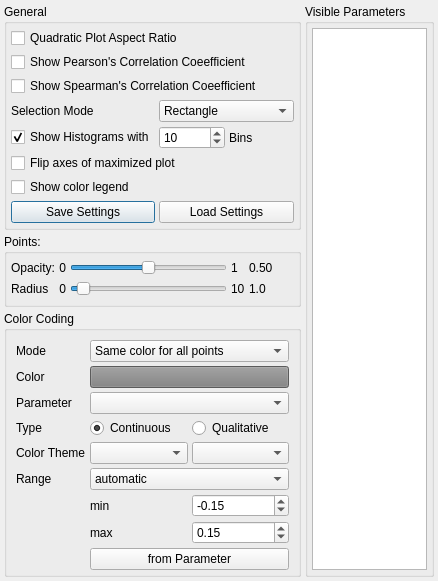
<?xml version="1.0" encoding="UTF-8"?>
<ui version="4.0">
 <class>SPMSettings</class>
 <widget class="QDialog" name="SPMSettings">
  <property name="geometry">
   <rect>
    <x>0</x>
    <y>0</y>
    <width>417</width>
    <height>581</height>
   </rect>
  </property>
  <property name="windowTitle">
   <string>SPM Settings</string>
  </property>
  <layout class="QHBoxLayout" name="horizontalLayout">
   <property name="spacing">
    <number>4</number>
   </property>
   <property name="leftMargin">
    <number>4</number>
   </property>
   <property name="topMargin">
    <number>4</number>
   </property>
   <property name="rightMargin">
    <number>4</number>
   </property>
   <property name="bottomMargin">
    <number>4</number>
   </property>
   <item>
    <layout class="QVBoxLayout" name="verticalLayout">
     <property name="leftMargin">
      <number>0</number>
     </property>
     <property name="topMargin">
      <number>0</number>
     </property>
     <property name="bottomMargin">
      <number>0</number>
     </property>
     <item>
      <widget class="QGroupBox" name="groupBox">
       <property name="title">
        <string>General</string>
       </property>
       <layout class="QGridLayout" name="layout_General">
        <property name="leftMargin">
         <number>4</number>
        </property>
        <property name="topMargin">
         <number>4</number>
        </property>
        <property name="rightMargin">
         <number>4</number>
        </property>
        <property name="bottomMargin">
         <number>4</number>
        </property>
        <property name="spacing">
         <number>4</number>
        </property>
        <item row="5" column="2">
         <widget class="QLabel" name="label">
          <property name="text">
           <string>Bins</string>
          </property>
         </widget>
        </item>
        <item row="4" column="0">
         <widget class="QLabel" name="lbSelectionMode">
          <property name="text">
           <string>Selection Mode</string>
          </property>
         </widget>
        </item>
        <item row="0" column="0" colspan="3">
         <widget class="QCheckBox" name="cbQuadraticPlots">
          <property name="text">
           <string>Quadratic Plot Aspect Ratio</string>
          </property>
         </widget>
        </item>
        <item row="2" column="0" colspan="3">
         <widget class="QCheckBox" name="cbShowPCC">
          <property name="text">
           <string>Show Pearson's Correlation Coeefficient</string>
          </property>
         </widget>
        </item>
        <item row="4" column="1" colspan="2">
         <widget class="QComboBox" name="cbSelectionMode">
          <item>
           <property name="text">
            <string>Rectangle</string>
           </property>
          </item>
          <item>
           <property name="text">
            <string>Polygon</string>
           </property>
          </item>
         </widget>
        </item>
        <item row="7" column="0" colspan="3">
         <widget class="QCheckBox" name="cbShowColorLegend">
          <property name="text">
           <string>Show color legend</string>
          </property>
         </widget>
        </item>
        <item row="5" column="1">
         <widget class="QSpinBox" name="sbHistogramBins">
          <property name="minimum">
           <number>2</number>
          </property>
          <property name="maximum">
           <number>1000</number>
          </property>
          <property name="value">
           <number>10</number>
          </property>
         </widget>
        </item>
        <item row="5" column="0">
         <widget class="QCheckBox" name="cbShowHistograms">
          <property name="text">
           <string>Show Histograms with</string>
          </property>
          <property name="checked">
           <bool>true</bool>
          </property>
         </widget>
        </item>
        <item row="8" column="0">
         <widget class="QPushButton" name="pbSaveSettings">
          <property name="text">
           <string>Save Settings</string>
          </property>
         </widget>
        </item>
        <item row="6" column="0" colspan="3">
         <widget class="QCheckBox" name="cbFlipAxes">
          <property name="text">
           <string>Flip axes of maximized plot</string>
          </property>
         </widget>
        </item>
        <item row="8" column="1" colspan="2">
         <widget class="QPushButton" name="pbLoadSettings">
          <property name="text">
           <string>Load Settings</string>
          </property>
         </widget>
        </item>
        <item row="3" column="0" colspan="3">
         <widget class="QCheckBox" name="cbShowSCC">
          <property name="text">
           <string>Show Spearman's Correlation Coeefficient</string>
          </property>
         </widget>
        </item>
       </layout>
      </widget>
     </item>
     <item>
      <widget class="QGroupBox" name="gbPoints">
       <property name="title">
        <string>Points:</string>
       </property>
       <layout class="QGridLayout" name="layout_Points">
        <property name="leftMargin">
         <number>4</number>
        </property>
        <property name="topMargin">
         <number>4</number>
        </property>
        <property name="rightMargin">
         <number>4</number>
        </property>
        <property name="bottomMargin">
         <number>4</number>
        </property>
        <property name="spacing">
         <number>4</number>
        </property>
        <item row="0" column="1">
         <widget class="QLabel" name="lbPointOpacityMin">
          <property name="sizePolicy">
           <sizepolicy hsizetype="Maximum" vsizetype="Preferred">
            <horstretch>0</horstretch>
            <verstretch>0</verstretch>
           </sizepolicy>
          </property>
          <property name="text">
           <string>0</string>
          </property>
          <property name="alignment">
           <set>Qt::AlignRight|Qt::AlignTrailing|Qt::AlignVCenter</set>
          </property>
         </widget>
        </item>
        <item row="0" column="0">
         <widget class="QLabel" name="lbPointOpacity">
          <property name="font">
           <font>
            <bold>false</bold>
           </font>
          </property>
          <property name="text">
           <string>Opacity:</string>
          </property>
         </widget>
        </item>
        <item row="1" column="3">
         <widget class="QLabel" name="lbPointSizeMax">
          <property name="sizePolicy">
           <sizepolicy hsizetype="Maximum" vsizetype="Preferred">
            <horstretch>0</horstretch>
            <verstretch>0</verstretch>
           </sizepolicy>
          </property>
          <property name="text">
           <string>10</string>
          </property>
         </widget>
        </item>
        <item row="0" column="2">
         <widget class="QSlider" name="slPointOpacity">
          <property name="minimum">
           <number>1</number>
          </property>
          <property name="maximum">
           <number>255</number>
          </property>
          <property name="value">
           <number>128</number>
          </property>
          <property name="orientation">
           <enum>Qt::Horizontal</enum>
          </property>
         </widget>
        </item>
        <item row="0" column="3">
         <widget class="QLabel" name="lbPointOpacityMax">
          <property name="sizePolicy">
           <sizepolicy hsizetype="Maximum" vsizetype="Preferred">
            <horstretch>0</horstretch>
            <verstretch>0</verstretch>
           </sizepolicy>
          </property>
          <property name="text">
           <string>1</string>
          </property>
         </widget>
        </item>
        <item row="1" column="2">
         <widget class="QSlider" name="slPointSize">
          <property name="minimum">
           <number>1</number>
          </property>
          <property name="maximum">
           <number>200</number>
          </property>
          <property name="value">
           <number>10</number>
          </property>
          <property name="orientation">
           <enum>Qt::Horizontal</enum>
          </property>
         </widget>
        </item>
        <item row="1" column="0">
         <widget class="QLabel" name="lbPointSize">
          <property name="text">
           <string>Radius</string>
          </property>
         </widget>
        </item>
        <item row="1" column="1">
         <widget class="QLabel" name="lbPointSizeMin">
          <property name="sizePolicy">
           <sizepolicy hsizetype="Maximum" vsizetype="Preferred">
            <horstretch>0</horstretch>
            <verstretch>0</verstretch>
           </sizepolicy>
          </property>
          <property name="text">
           <string>0</string>
          </property>
          <property name="alignment">
           <set>Qt::AlignRight|Qt::AlignTrailing|Qt::AlignVCenter</set>
          </property>
         </widget>
        </item>
        <item row="0" column="4">
         <widget class="QLabel" name="lbPointOpacityValue">
          <property name="minimumSize">
           <size>
            <width>45</width>
            <height>0</height>
           </size>
          </property>
          <property name="text">
           <string>0.50</string>
          </property>
         </widget>
        </item>
        <item row="1" column="4">
         <widget class="QLabel" name="lbPointSizeValue">
          <property name="minimumSize">
           <size>
            <width>45</width>
            <height>0</height>
           </size>
          </property>
          <property name="text">
           <string>1.0</string>
          </property>
         </widget>
        </item>
       </layout>
      </widget>
     </item>
     <item>
      <widget class="QGroupBox" name="gbColorCoding">
       <property name="title">
        <string>Color Coding</string>
       </property>
       <layout class="QGridLayout" name="layout_ColorCoding">
        <property name="bottomMargin">
         <number>4</number>
        </property>
        <property name="spacing">
         <number>4</number>
        </property>
        <item row="0" column="0">
         <widget class="QLabel" name="lbColorScheme">
          <property name="sizePolicy">
           <sizepolicy hsizetype="Preferred" vsizetype="Preferred">
            <horstretch>0</horstretch>
            <verstretch>0</verstretch>
           </sizepolicy>
          </property>
          <property name="font">
           <font>
            <bold>false</bold>
           </font>
          </property>
          <property name="text">
           <string>Mode</string>
          </property>
         </widget>
        </item>
        <item row="3" column="1" colspan="2">
         <widget class="QComboBox" name="cbColorParameter"/>
        </item>
        <item row="9" column="1" colspan="2">
         <widget class="QPushButton" name="pbRangeFromParameter">
          <property name="text">
           <string>from Parameter</string>
          </property>
         </widget>
        </item>
        <item row="4" column="2">
         <widget class="QRadioButton" name="rbQualitative">
          <property name="text">
           <string>Qualitative</string>
          </property>
         </widget>
        </item>
        <item row="4" column="0">
         <widget class="QLabel" name="lbColorType">
          <property name="text">
           <string>Type</string>
          </property>
         </widget>
        </item>
        <item row="8" column="2">
         <widget class="QDoubleSpinBox" name="sbMax">
          <property name="minimum">
           <double>-99999.000000000000000</double>
          </property>
          <property name="maximum">
           <double>99999.000000000000000</double>
          </property>
          <property name="singleStep">
           <double>0.100000000000000</double>
          </property>
          <property name="value">
           <double>0.150000000000000</double>
          </property>
         </widget>
        </item>
        <item row="0" column="1" colspan="2">
         <widget class="QComboBox" name="cbColorMode">
          <property name="currentIndex">
           <number>0</number>
          </property>
          <item>
           <property name="text">
            <string>Same color for all points</string>
           </property>
          </item>
          <item>
           <property name="text">
            <string>Color-code by parameter value</string>
           </property>
          </item>
          <item>
           <property name="text">
            <string>Custom</string>
           </property>
          </item>
         </widget>
        </item>
        <item row="8" column="1">
         <widget class="QLabel" name="lbRangeMax">
          <property name="sizePolicy">
           <sizepolicy hsizetype="Preferred" vsizetype="Preferred">
            <horstretch>0</horstretch>
            <verstretch>0</verstretch>
           </sizepolicy>
          </property>
          <property name="text">
           <string>max</string>
          </property>
         </widget>
        </item>
        <item row="6" column="0">
         <widget class="QLabel" name="lbRange">
          <property name="sizePolicy">
           <sizepolicy hsizetype="Preferred" vsizetype="Preferred">
            <horstretch>0</horstretch>
            <verstretch>0</verstretch>
           </sizepolicy>
          </property>
          <property name="font">
           <font>
            <bold>false</bold>
           </font>
          </property>
          <property name="text">
           <string>Range</string>
          </property>
         </widget>
        </item>
        <item row="7" column="1">
         <widget class="QLabel" name="lbRangeMin">
          <property name="sizePolicy">
           <sizepolicy hsizetype="Preferred" vsizetype="Preferred">
            <horstretch>0</horstretch>
            <verstretch>0</verstretch>
           </sizepolicy>
          </property>
          <property name="text">
           <string>min</string>
          </property>
         </widget>
        </item>
        <item row="5" column="2">
         <widget class="QComboBox" name="cbColorThemeQual"/>
        </item>
        <item row="5" column="0">
         <widget class="QLabel" name="lbColorTheme">
          <property name="text">
           <string>Color Theme</string>
          </property>
         </widget>
        </item>
        <item row="2" column="1" colspan="2">
         <widget class="QPushButton" name="pbPointColor">
          <property name="autoFillBackground">
           <bool>false</bool>
          </property>
          <property name="styleSheet">
           <string notr="true">background-color: rgba(128,128,128,255)</string>
          </property>
          <property name="text">
           <string/>
          </property>
         </widget>
        </item>
        <item row="2" column="0">
         <widget class="QLabel" name="lbPointColor">
          <property name="text">
           <string>Color</string>
          </property>
         </widget>
        </item>
        <item row="6" column="1" colspan="2">
         <widget class="QComboBox" name="cbColorRangeMode">
          <item>
           <property name="text">
            <string>automatic</string>
           </property>
          </item>
          <item>
           <property name="text">
            <string>manual</string>
           </property>
          </item>
         </widget>
        </item>
        <item row="3" column="0">
         <widget class="QLabel" name="lbColorParameter">
          <property name="sizePolicy">
           <sizepolicy hsizetype="Preferred" vsizetype="Preferred">
            <horstretch>0</horstretch>
            <verstretch>0</verstretch>
           </sizepolicy>
          </property>
          <property name="font">
           <font>
            <bold>false</bold>
           </font>
          </property>
          <property name="text">
           <string>Parameter</string>
          </property>
         </widget>
        </item>
        <item row="5" column="1">
         <widget class="QComboBox" name="cbColorTheme"/>
        </item>
        <item row="7" column="2">
         <widget class="QDoubleSpinBox" name="sbMin">
          <property name="minimum">
           <double>-99999.000000000000000</double>
          </property>
          <property name="maximum">
           <double>99999.000000000000000</double>
          </property>
          <property name="singleStep">
           <double>0.100000000000000</double>
          </property>
          <property name="value">
           <double>-0.150000000000000</double>
          </property>
         </widget>
        </item>
        <item row="4" column="1">
         <widget class="QRadioButton" name="rbContinuous">
          <property name="text">
           <string>Continuous</string>
          </property>
          <property name="checked">
           <bool>true</bool>
          </property>
         </widget>
        </item>
       </layout>
      </widget>
     </item>
    </layout>
   </item>
   <item>
    <widget class="QGroupBox" name="gbParameters">
     <property name="title">
      <string>Visible Parameters</string>
     </property>
     <layout class="QHBoxLayout" name="layout_Parameters">
      <property name="spacing">
       <number>4</number>
      </property>
      <property name="leftMargin">
       <number>4</number>
      </property>
      <property name="topMargin">
       <number>4</number>
      </property>
      <property name="rightMargin">
       <number>4</number>
      </property>
      <property name="bottomMargin">
       <number>4</number>
      </property>
      <item>
       <widget class="QListWidget" name="parametersList">
        <property name="sizePolicy">
         <sizepolicy hsizetype="Preferred" vsizetype="Expanding">
          <horstretch>0</horstretch>
          <verstretch>0</verstretch>
         </sizepolicy>
        </property>
       </widget>
      </item>
     </layout>
    </widget>
   </item>
  </layout>
 </widget>
 <resources/>
 <connections/>
</ui>
